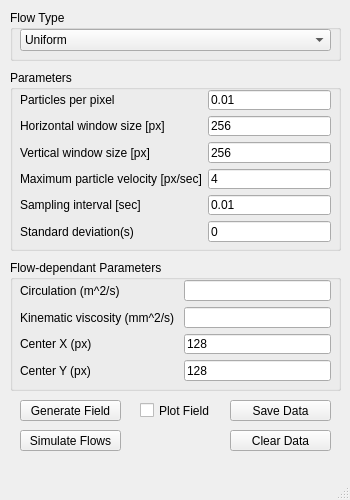
<?xml version="1.0" encoding="UTF-8"?>
<ui version="4.0">
 <class>MainWindow</class>
 <widget class="QMainWindow" name="MainWindow">
  <property name="geometry">
   <rect>
    <x>0</x>
    <y>0</y>
    <width>350</width>
    <height>500</height>
   </rect>
  </property>
  <property name="sizePolicy">
   <sizepolicy hsizetype="Fixed" vsizetype="Fixed">
    <horstretch>0</horstretch>
    <verstretch>0</verstretch>
   </sizepolicy>
  </property>
  <property name="cursor">
   <cursorShape>ArrowCursor</cursorShape>
  </property>
  <property name="windowTitle">
   <string>Flow Visualization</string>
  </property>
  <widget class="QWidget" name="centralwidget">
   <widget class="QPushButton" name="pushButton">
    <property name="geometry">
     <rect>
      <x>20</x>
      <y>400</y>
      <width>101</width>
      <height>21</height>
     </rect>
    </property>
    <property name="text">
     <string>Generate Field</string>
    </property>
   </widget>
   <widget class="QGroupBox" name="groupBox_2">
    <property name="enabled">
     <bool>true</bool>
    </property>
    <property name="geometry">
     <rect>
      <x>10</x>
      <y>70</y>
      <width>331</width>
      <height>181</height>
     </rect>
    </property>
    <property name="font">
     <font>
      <weight>50</weight>
      <italic>false</italic>
      <bold>false</bold>
      <kerning>true</kerning>
     </font>
    </property>
    <property name="autoFillBackground">
     <bool>false</bool>
    </property>
    <property name="title">
     <string>Parameters</string>
    </property>
    <property name="flat">
     <bool>false</bool>
    </property>
    <property name="checkable">
     <bool>false</bool>
    </property>
    <widget class="QWidget" name="formLayoutWidget_2">
     <property name="geometry">
      <rect>
       <x>10</x>
       <y>20</y>
       <width>311</width>
       <height>152</height>
      </rect>
     </property>
     <layout class="QFormLayout" name="formLayout_2">
      <item row="0" column="0">
       <widget class="QLabel" name="label">
        <property name="text">
         <string>Particles per pixel</string>
        </property>
       </widget>
      </item>
      <item row="1" column="0">
       <widget class="QLabel" name="label_2">
        <property name="text">
         <string>Horizontal window size [px]</string>
        </property>
       </widget>
      </item>
      <item row="2" column="0">
       <widget class="QLabel" name="label_3">
        <property name="text">
         <string>Vertical window size [px]</string>
        </property>
       </widget>
      </item>
      <item row="3" column="0">
       <widget class="QLabel" name="label_4">
        <property name="text">
         <string>Maximum particle velocity [px/sec]</string>
        </property>
       </widget>
      </item>
      <item row="4" column="0">
       <widget class="QLabel" name="label_5">
        <property name="text">
         <string>Sampling interval [sec]</string>
        </property>
       </widget>
      </item>
      <item row="1" column="1">
       <widget class="QLineEdit" name="lineEdit_2">
        <property name="inputMethodHints">
         <set>Qt::ImhDigitsOnly</set>
        </property>
        <property name="text">
         <string>256</string>
        </property>
       </widget>
      </item>
      <item row="2" column="1">
       <widget class="QLineEdit" name="lineEdit_3">
        <property name="inputMethodHints">
         <set>Qt::ImhDigitsOnly</set>
        </property>
        <property name="text">
         <string>256</string>
        </property>
       </widget>
      </item>
      <item row="3" column="1">
       <widget class="QLineEdit" name="lineEdit_4">
        <property name="inputMethodHints">
         <set>Qt::ImhDigitsOnly</set>
        </property>
        <property name="text">
         <string>4</string>
        </property>
       </widget>
      </item>
      <item row="4" column="1">
       <widget class="QLineEdit" name="lineEdit_5">
        <property name="inputMethodHints">
         <set>Qt::ImhDigitsOnly</set>
        </property>
        <property name="text">
         <string>0.01</string>
        </property>
       </widget>
      </item>
      <item row="5" column="0">
       <widget class="QLabel" name="label_6">
        <property name="text">
         <string>Standard deviation(s)</string>
        </property>
       </widget>
      </item>
      <item row="5" column="1">
       <widget class="QLineEdit" name="lineEdit_6">
        <property name="inputMethodHints">
         <set>Qt::ImhDigitsOnly</set>
        </property>
        <property name="text">
         <string>0</string>
        </property>
       </widget>
      </item>
      <item row="0" column="1">
       <widget class="QLineEdit" name="lineEdit">
        <property name="inputMethodHints">
         <set>Qt::ImhDigitsOnly</set>
        </property>
        <property name="text">
         <string>0.01</string>
        </property>
       </widget>
      </item>
     </layout>
    </widget>
   </widget>
   <widget class="QGroupBox" name="groupBox">
    <property name="geometry">
     <rect>
      <x>10</x>
      <y>10</y>
      <width>331</width>
      <height>51</height>
     </rect>
    </property>
    <property name="title">
     <string>Flow Type</string>
    </property>
    <widget class="QWidget" name="verticalLayoutWidget">
     <property name="geometry">
      <rect>
       <x>10</x>
       <y>19</y>
       <width>311</width>
       <height>22</height>
      </rect>
     </property>
     <layout class="QVBoxLayout" name="verticalLayout">
      <item>
       <widget class="QComboBox" name="comboBox">
        <property name="font">
         <font>
          <italic>false</italic>
         </font>
        </property>
        <item>
         <property name="text">
          <string>Uniform</string>
         </property>
        </item>
        <item>
         <property name="text">
          <string>Couette</string>
         </property>
        </item>
        <item>
         <property name="text">
          <string>Poiseuille</string>
         </property>
        </item>
        <item>
         <property name="text">
          <string>Lamb-Oseen</string>
         </property>
        </item>
        <item>
         <property name="text">
          <string>Rayleigh Problem</string>
         </property>
        </item>
        <item>
         <property name="text">
          <string>Stokes Problem</string>
         </property>
        </item>
       </widget>
      </item>
     </layout>
    </widget>
   </widget>
   <widget class="QPushButton" name="pushButton_4">
    <property name="geometry">
     <rect>
      <x>230</x>
      <y>430</y>
      <width>101</width>
      <height>21</height>
     </rect>
    </property>
    <property name="text">
     <string>Clear Data</string>
    </property>
   </widget>
   <widget class="QPushButton" name="pushButton_2">
    <property name="geometry">
     <rect>
      <x>20</x>
      <y>430</y>
      <width>101</width>
      <height>21</height>
     </rect>
    </property>
    <property name="text">
     <string>Simulate Flows</string>
    </property>
   </widget>
   <widget class="QPushButton" name="pushButton_3">
    <property name="geometry">
     <rect>
      <x>230</x>
      <y>400</y>
      <width>101</width>
      <height>21</height>
     </rect>
    </property>
    <property name="text">
     <string>Save Data</string>
    </property>
   </widget>
   <widget class="QGroupBox" name="groupBox_3">
    <property name="geometry">
     <rect>
      <x>10</x>
      <y>260</y>
      <width>331</width>
      <height>131</height>
     </rect>
    </property>
    <property name="title">
     <string>Flow-dependant Parameters</string>
    </property>
    <property name="checkable">
     <bool>false</bool>
    </property>
    <widget class="QWidget" name="formLayoutWidget">
     <property name="geometry">
      <rect>
       <x>10</x>
       <y>20</y>
       <width>311</width>
       <height>101</height>
      </rect>
     </property>
     <layout class="QFormLayout" name="formLayout">
      <item row="0" column="0">
       <widget class="QLabel" name="label_7">
        <property name="text">
         <string>Circulation (m^2/s)</string>
        </property>
       </widget>
      </item>
      <item row="1" column="0">
       <widget class="QLabel" name="label_8">
        <property name="text">
         <string>Kinematic viscosity (mm^2/s) </string>
        </property>
       </widget>
      </item>
      <item row="1" column="1">
       <widget class="QLineEdit" name="lineEdit_8">
        <property name="inputMethodHints">
         <set>Qt::ImhDigitsOnly</set>
        </property>
        <property name="text">
         <string/>
        </property>
       </widget>
      </item>
      <item row="2" column="0">
       <widget class="QLabel" name="label_9">
        <property name="text">
         <string>Center X (px)</string>
        </property>
       </widget>
      </item>
      <item row="2" column="1">
       <widget class="QLineEdit" name="lineEdit_9">
        <property name="inputMethodHints">
         <set>Qt::ImhDigitsOnly|Qt::ImhLatinOnly</set>
        </property>
        <property name="text">
         <string>128</string>
        </property>
       </widget>
      </item>
      <item row="3" column="0">
       <widget class="QLabel" name="label_10">
        <property name="text">
         <string>Center Y (px)</string>
        </property>
       </widget>
      </item>
      <item row="3" column="1">
       <widget class="QLineEdit" name="lineEdit_10">
        <property name="inputMethodHints">
         <set>Qt::ImhDigitsOnly</set>
        </property>
        <property name="text">
         <string>128</string>
        </property>
       </widget>
      </item>
      <item row="0" column="1">
       <widget class="QLineEdit" name="lineEdit_7">
        <property name="inputMethodHints">
         <set>Qt::ImhDigitsOnly</set>
        </property>
        <property name="text">
         <string/>
        </property>
       </widget>
      </item>
     </layout>
    </widget>
   </widget>
   <widget class="QCheckBox" name="checkBox">
    <property name="geometry">
     <rect>
      <x>140</x>
      <y>400</y>
      <width>71</width>
      <height>21</height>
     </rect>
    </property>
    <property name="text">
     <string>Plot Field</string>
    </property>
   </widget>
  </widget>
  <widget class="QStatusBar" name="statusbar">
   <property name="sizeGripEnabled">
    <bool>true</bool>
   </property>
  </widget>
  <widget class="QMenuBar" name="menubar">
   <property name="enabled">
    <bool>false</bool>
   </property>
   <property name="geometry">
    <rect>
     <x>0</x>
     <y>0</y>
     <width>350</width>
     <height>21</height>
    </rect>
   </property>
  </widget>
  <action name="actionContact">
   <property name="text">
    <string>Contact</string>
   </property>
  </action>
  <action name="actionNew">
   <property name="text">
    <string>New...</string>
   </property>
  </action>
  <action name="actionOpen">
   <property name="text">
    <string>Open...</string>
   </property>
  </action>
  <action name="actionSave_As">
   <property name="text">
    <string>Save As...</string>
   </property>
  </action>
  <action name="actionCtrl_S">
   <property name="text">
    <string>Ctrl + S</string>
   </property>
  </action>
 </widget>
 <tabstops>
  <tabstop>lineEdit</tabstop>
  <tabstop>lineEdit_2</tabstop>
  <tabstop>lineEdit_3</tabstop>
  <tabstop>lineEdit_4</tabstop>
  <tabstop>lineEdit_5</tabstop>
  <tabstop>lineEdit_6</tabstop>
  <tabstop>lineEdit_7</tabstop>
  <tabstop>lineEdit_8</tabstop>
  <tabstop>lineEdit_9</tabstop>
  <tabstop>lineEdit_10</tabstop>
  <tabstop>pushButton</tabstop>
  <tabstop>pushButton_2</tabstop>
  <tabstop>pushButton_3</tabstop>
  <tabstop>pushButton_4</tabstop>
  <tabstop>checkBox</tabstop>
 </tabstops>
 <resources/>
 <connections/>
 <slots>
  <signal>signal1()</signal>
 </slots>
</ui>
